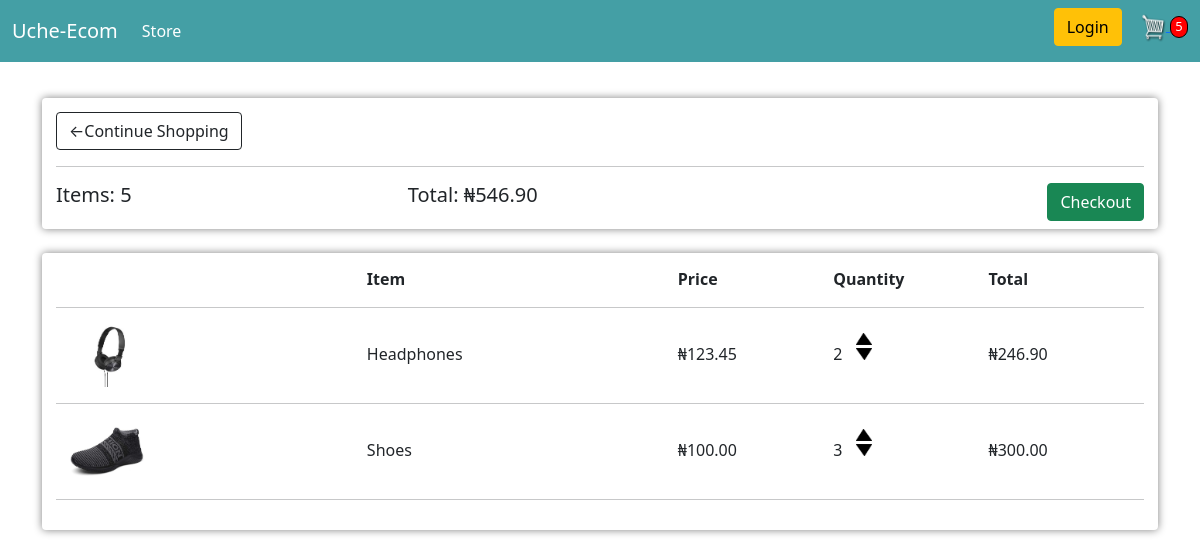
The app's page /cart/ (signed in) with its own data.
### store/models.py (models this page shows, shortened)
class Order(models.Model):
    customer = models.ForeignKey(Customer, on_delete=models.SET_NULL, blank=True, null=True)
    date_ordered = models.DateTimeField(auto_now_add=True)
    complete = models.BooleanField(default=False, null=True, blank=False)
    transaction_id = models.CharField(max_length=200, null=True)
    @property
    def grandCost(self):
        totalItems = self.orderitem_set.all()
        total = sum([item.total for item in totalItems])
        return total
    @property
    def totalItem(self):
        totalItems = self.orderitem_set.all()
        total = sum([item.quantity for item in totalItems])
        return total

class OrderItem(models.Model):
    product = models.ForeignKey(Product,on_delete=models.SET_NULL, null=True)
    order = models.ForeignKey(Order, on_delete=models.SET_NULL, null=True)
    quantity = models.IntegerField(default=0, null=True, blank=True)
    date_ordered = models.DateTimeField(auto_now_add=True)
    @property
    def total(self):
        total = self.quantity * self.product.price
        return total

class Product(models.Model):
    name = models.CharField(max_length=200, null=True)
    price = models.DecimalField(max_digits=7, decimal_places=2)
    digital = models.BooleanField(default=False, null=True, blank=False )
    image = models.ImageField(null=True, blank=True)
    @property
    def imageURL(self):
        try:
            url = self.image.url
        except:
            url = ""
        return url

### store/views.py (the view)
# urls.py: path("cart/", cart_view, name="cart"),
def cart_view(request):
    dicts = helper(request)
    totalItem = dicts['totalItem']
    order = dicts['order']
    orderitems = dicts['orderitems']
    context = {'orderitems':orderitems, 'order':order, 'totalItem':totalItem}
    return render(request, "store/cart.html",context)

### store/utils.py (called while the page is built, shortened)
def helper(request):
    if request.user.is_authenticated:
        customer = request.user.customer
        order, created = Order.objects.get_or_create(customer=customer, complete=False)
        orderitems = order.orderitem_set.all()
        totalItem = order.totalItem
    dicts = {'totalItem':totalItem, 'orderitems':orderitems, 'order':order}
    return dicts

### store/templates/store/cart.html (shortened to what this page needs)
{% extends 'store/main.html' %}
{% load static %}
{% block content %}
<div class="row">
	<div class="col-lg-12">
		<div class="box-element">
			<a class="btn btn-outline-dark" href="{% url 'store' %}"style='display: block-inline;'>&#x2190;Continue Shopping</a>
			<hr>
			<h5 style="display: inline-block;">Items: {{order.totalItem}}</h5>
			<h5 style="display: inline-block; margin-left:25%">Total: ₦{{order.grandCost|floatformat:2}}</h5>
			<a href="{% url 'checkout' %}" class="btn btn-success" style="float:right;">Checkout</a>
		</div>
		<br>
		<div class="box-element">
			<div class='cart-row'>
				<div style="flex:2;"><strong>Item</strong></div>
				<div style="flex:1;"><strong>Price</strong></div>
				<div style="flex:1;"><strong>Quantity</strong></div>
				<div style="flex:1;"><strong>Total</strong></div>
			</div>
			<hr>
			{% for item in orderitems %}
			<div class='cart-row'>
				<div style="flex:2;"><img class="row-image" src="{{item.product.imageURL}}"></div>
				<div style="flex:2;">{{item.product.name}}</div>
				<div style="flex:1;">₦{{item.product.price|floatformat:2}}</div>
				<div style="flex:1;">
					<p class="quantity">{{item.quantity}}</p>
					<div class="quantity">
						<img data-product="{{item.product.id}}" data-action="add" class="change-quantity update-cart" src="{% static 'images/arrow-up.png' %}">
						<img data-product="{{item.product.id}}" data-action="remove" class="change-quantity update-cart" src="{% static 'images/arrow-down.png' %}">
					</div>
				</div>
				<div style="flex:1;">₦{{item.total|floatformat:2}}</div>
			</div>
			<hr>
			{% endfor %}
		</div>
	</div>
</div>
{% endblock %}

### static/css/main.css (style rules this page uses)
.box-element { background-color: #fff; border-radius:4px; padding:14px; box-shadow: 0 0 8px gray; }
.cart-row { display:flex; align-items:baseline; }
.row-image { width:7em; }
.quantity { display:inline-block; padding-right:10px; }
.change-quantity { display:block; width:1em; margin-top:.2em; transition:.1s; cursor: pointer; }

### records on screen
Order: totalItem "5", grandCost "546.90"
OrderItem: product.imageURL (picture), product.name "Headphones", product.price "123.45", quantity "2", total "246.90"
OrderItem: product.imageURL (picture), product.name "Shoes", product.price "100.00", quantity "3", total "300.00"

### other values on screen
{{ totalItem }} "5"
